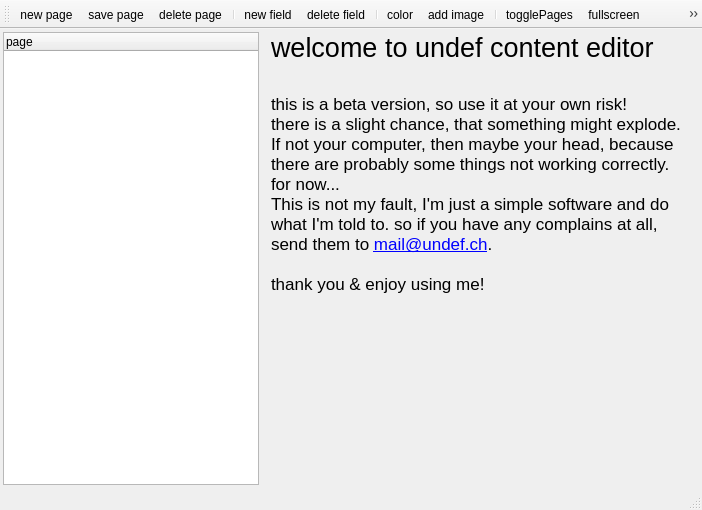
<?xml version="1.0" encoding="UTF-8"?>
<ui version="4.0">
 <class>MainWindow</class>
 <widget class="QMainWindow" name="MainWindow">
  <property name="geometry">
   <rect>
    <x>0</x>
    <y>0</y>
    <width>702</width>
    <height>510</height>
   </rect>
  </property>
  <property name="windowTitle">
   <string>contentEditor .001</string>
  </property>
  <widget class="QWidget" name="centralWidget">
   <layout class="QGridLayout" name="gridLayout">
    <property name="margin">
     <number>3</number>
    </property>
    <property name="spacing">
     <number>0</number>
    </property>
    <item row="0" column="0">
     <widget class="QTreeWidget" name="pagesList">
      <property name="sizePolicy">
       <sizepolicy hsizetype="Fixed" vsizetype="Expanding">
        <horstretch>0</horstretch>
        <verstretch>0</verstretch>
       </sizepolicy>
      </property>
      <property name="minimumSize">
       <size>
        <width>250</width>
        <height>0</height>
       </size>
      </property>
      <property name="dragEnabled">
       <bool>true</bool>
      </property>
      <property name="dragDropMode">
       <enum>QAbstractItemView::DragDrop</enum>
      </property>
      <property name="defaultDropAction">
       <enum>Qt::MoveAction</enum>
      </property>
      <column>
       <property name="text">
        <string>page</string>
       </property>
      </column>
     </widget>
    </item>
    <item row="0" column="1">
     <widget class="QWidget" name="widget" native="true">
      <layout class="QHBoxLayout" name="horizontalLayout">
       <property name="margin">
        <number>0</number>
       </property>
       <item>
        <widget class="QStackedWidget" name="pageStack">
         <widget class="QWidget" name="page">
          <layout class="QHBoxLayout" name="horizontalLayout_2">
           <property name="leftMargin">
            <number>12</number>
           </property>
           <property name="topMargin">
            <number>0</number>
           </property>
           <property name="rightMargin">
            <number>12</number>
           </property>
           <property name="bottomMargin">
            <number>12</number>
           </property>
           <item>
            <widget class="QLabel" name="label">
             <property name="minimumSize">
              <size>
               <width>350</width>
               <height>0</height>
              </size>
             </property>
             <property name="text">
              <string>&lt;!DOCTYPE HTML PUBLIC &quot;-//W3C//DTD HTML 4.0//EN&quot; &quot;http://www.w3.org/TR/REC-html40/strict.dtd&quot;&gt;
&lt;html&gt;&lt;head&gt;&lt;meta name=&quot;qrichtext&quot; content=&quot;1&quot; /&gt;&lt;style type=&quot;text/css&quot;&gt;
p, li { white-space: pre-wrap; }
&lt;/style&gt;&lt;/head&gt;&lt;body style=&quot; font-family:'Lucida Grande'; font-size:13pt; font-weight:400; font-style:normal;&quot;&gt;
&lt;p style=&quot; margin-top:0px; margin-bottom:0px; margin-left:0px; margin-right:0px; -qt-block-indent:0; text-indent:0px;&quot;&gt;&lt;span style=&quot; font-size:20pt;&quot;&gt;welcome to undef content editor&lt;/span&gt;&lt;/p&gt;
&lt;p style=&quot;-qt-paragraph-type:empty; margin-top:0px; margin-bottom:0px; margin-left:0px; margin-right:0px; -qt-block-indent:0; text-indent:0px; font-size:20pt;&quot;&gt;&lt;/p&gt;
&lt;p style=&quot; margin-top:0px; margin-bottom:0px; margin-left:0px; margin-right:0px; -qt-block-indent:0; text-indent:0px;&quot;&gt;this is a beta version, so use it at your own risk!&lt;/p&gt;
&lt;p style=&quot; margin-top:0px; margin-bottom:0px; margin-left:0px; margin-right:0px; -qt-block-indent:0; text-indent:0px;&quot;&gt;there is a slight chance, that something might explode. If not your computer, then maybe your head, because there are probably some things not working correctly. for now...&lt;/p&gt;
&lt;p style=&quot; margin-top:0px; margin-bottom:0px; margin-left:0px; margin-right:0px; -qt-block-indent:0; text-indent:0px;&quot;&gt;This is not my fault, I'm just a simple software and do what I'm told to. so if you have any complains at all, send them to &lt;a href=&quot;mailto:mail@undef.ch&quot;&gt;&lt;span style=&quot; text-decoration: underline; color:#0000ff;&quot;&gt;mail@undef.ch&lt;/span&gt;&lt;/a&gt;.&lt;/p&gt;
&lt;p style=&quot;-qt-paragraph-type:empty; margin-top:0px; margin-bottom:0px; margin-left:0px; margin-right:0px; -qt-block-indent:0; text-indent:0px;&quot;&gt;&lt;/p&gt;
&lt;p style=&quot; margin-top:0px; margin-bottom:0px; margin-left:0px; margin-right:0px; -qt-block-indent:0; text-indent:0px;&quot;&gt;thank you &amp;amp; enjoy using me!&lt;/p&gt;&lt;/body&gt;&lt;/html&gt;</string>
             </property>
             <property name="textFormat">
              <enum>Qt::RichText</enum>
             </property>
             <property name="alignment">
              <set>Qt::AlignLeading|Qt::AlignLeft|Qt::AlignTop</set>
             </property>
             <property name="wordWrap">
              <bool>true</bool>
             </property>
             <property name="textInteractionFlags">
              <set>Qt::LinksAccessibleByMouse|Qt::TextSelectableByMouse</set>
             </property>
            </widget>
           </item>
          </layout>
         </widget>
         <widget class="QWidget" name="page_2"/>
        </widget>
       </item>
      </layout>
     </widget>
    </item>
   </layout>
  </widget>
  <widget class="QMenuBar" name="menuBar">
   <property name="geometry">
    <rect>
     <x>0</x>
     <y>0</y>
     <width>702</width>
     <height>22</height>
    </rect>
   </property>
  </widget>
  <widget class="QToolBar" name="mainToolBar">
   <property name="movable">
    <bool>true</bool>
   </property>
   <property name="floatable">
    <bool>true</bool>
   </property>
   <attribute name="toolBarArea">
    <enum>TopToolBarArea</enum>
   </attribute>
   <attribute name="toolBarBreak">
    <bool>false</bool>
   </attribute>
   <addaction name="newPage"/>
   <addaction name="savePage"/>
   <addaction name="deletePage"/>
   <addaction name="separator"/>
   <addaction name="newField"/>
   <addaction name="deleteField"/>
   <addaction name="separator"/>
   <addaction name="backgroundColor"/>
   <addaction name="addImage"/>
   <addaction name="separator"/>
   <addaction name="togglePagesList"/>
   <addaction name="toggleFullscreen"/>
   <addaction name="togglePreview"/>
  </widget>
  <widget class="QStatusBar" name="statusBar"/>
  <action name="newPage">
   <property name="text">
    <string>new page</string>
   </property>
   <property name="toolTip">
    <string>create a new page</string>
   </property>
   <property name="shortcut">
    <string>Ctrl+Shift+N</string>
   </property>
  </action>
  <action name="deletePage">
   <property name="text">
    <string>delete page</string>
   </property>
   <property name="toolTip">
    <string>delete the selected page</string>
   </property>
   <property name="shortcut">
    <string>Ctrl+Backspace</string>
   </property>
  </action>
  <action name="newField">
   <property name="text">
    <string>new field</string>
   </property>
   <property name="toolTip">
    <string>create a new field in the active page</string>
   </property>
   <property name="shortcut">
    <string>Ctrl+N</string>
   </property>
  </action>
  <action name="deleteField">
   <property name="text">
    <string>delete field</string>
   </property>
   <property name="toolTip">
    <string>create a new field in the active page</string>
   </property>
   <property name="shortcut">
    <string>Backspace</string>
   </property>
  </action>
  <action name="togglePagesList">
   <property name="checkable">
    <bool>true</bool>
   </property>
   <property name="text">
    <string>togglePages</string>
   </property>
   <property name="shortcut">
    <string>T</string>
   </property>
  </action>
  <action name="toggleFullscreen">
   <property name="checkable">
    <bool>true</bool>
   </property>
   <property name="text">
    <string>fullscreen</string>
   </property>
   <property name="shortcut">
    <string>F</string>
   </property>
  </action>
  <action name="togglePreview">
   <property name="text">
    <string>preview</string>
   </property>
   <property name="shortcut">
    <string>P</string>
   </property>
  </action>
  <action name="savePage">
   <property name="text">
    <string>save page</string>
   </property>
   <property name="toolTip">
    <string>save your active page</string>
   </property>
   <property name="shortcut">
    <string>S</string>
   </property>
  </action>
  <action name="backgroundColor">
   <property name="text">
    <string>color</string>
   </property>
   <property name="toolTip">
    <string>set the background color of the selected field</string>
   </property>
   <property name="shortcut">
    <string>C</string>
   </property>
  </action>
  <action name="addImage">
   <property name="text">
    <string>add image</string>
   </property>
   <property name="toolTip">
    <string>add an image to the selected field</string>
   </property>
   <property name="shortcut">
    <string>I</string>
   </property>
  </action>
 </widget>
 <layoutdefault spacing="6" margin="11"/>
 <resources/>
 <connections/>
</ui>
